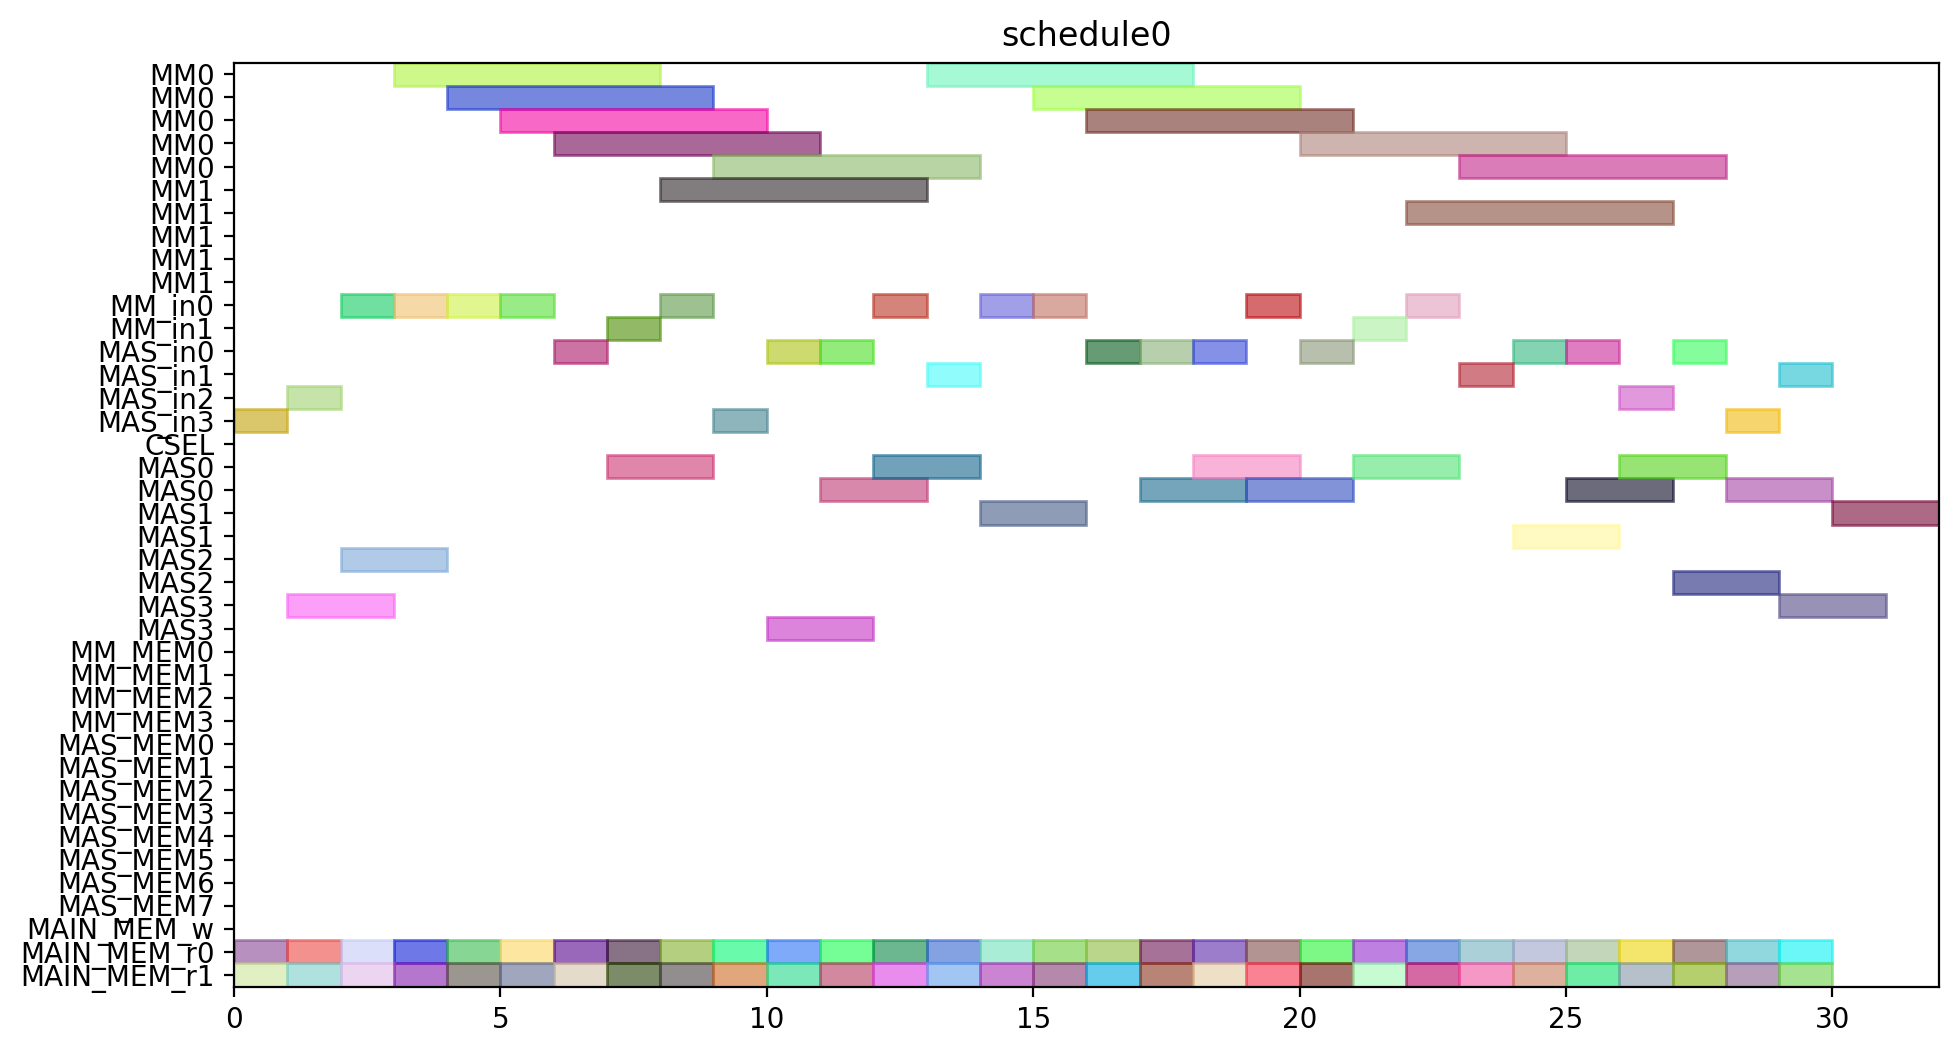

Here is the Python script that generated this plot:
from pyschedule import Scenario, solvers, plotters, alt


def solve():
	horizon = 120
	S = Scenario("schedule0", horizon=horizon)

	# resource
	MM = S.Resources('MM', num=2, size=5)
	MM_in = S.Resources('MM_in', num=2)
	MAS_in = S.Resources('MAS_in', num=4)
	CSEL = S.Resource('CSEL')
	MAS = S.Resources('MAS', num=4, size=2, periods=range(1, horizon))
	MM_MEM = S.Resources('MM_MEM', num=4)
	MAS_MEM = S.Resources('MAS_MEM', num=8)
	MAIN_MEM_w = S.Resource('MAIN_MEM_w', size=1)
	MAIN_MEM_r = S.Resources('MAIN_MEM_r', num=2)

	# result of previous scheduling

	# new tasks
	T1_t0 = S.Task('T1_t0', length=2, delay_cost=1)
	T1_t0 += alt(MAS)
	T1_t0_in = S.Task('T1_t0_in', length=1, delay_cost=1)
	T1_t0_in += alt(MAS_in)
	S += T1_t0_in*MAS_in[0]<=T1_t0*MAS[0]

	S += T1_t0_in*MAS_in[1]<=T1_t0*MAS[1]

	S += T1_t0_in*MAS_in[2]<=T1_t0*MAS[2]

	S += T1_t0_in*MAS_in[3]<=T1_t0*MAS[3]

	T1_t0_mem0 = S.Task('T1_t0_mem0', length=1, delay_cost=1)
	T1_t0_mem0 += MAIN_MEM_r[0]
	S += T1_t0_mem0 <= T1_t0

	T1_t0_mem1 = S.Task('T1_t0_mem1', length=1, delay_cost=1)
	T1_t0_mem1 += MAIN_MEM_r[1]
	S += T1_t0_mem1 <= T1_t0

	T1_t1 = S.Task('T1_t1', length=2, delay_cost=1)
	T1_t1 += alt(MAS)
	T1_t1_in = S.Task('T1_t1_in', length=1, delay_cost=1)
	T1_t1_in += alt(MAS_in)
	S += T1_t1_in*MAS_in[0]<=T1_t1*MAS[0]

	S += T1_t1_in*MAS_in[1]<=T1_t1*MAS[1]

	S += T1_t1_in*MAS_in[2]<=T1_t1*MAS[2]

	S += T1_t1_in*MAS_in[3]<=T1_t1*MAS[3]

	T1_t1_mem0 = S.Task('T1_t1_mem0', length=1, delay_cost=1)
	T1_t1_mem0 += MAIN_MEM_r[0]
	S += T1_t1_mem0 <= T1_t1

	T1_t1_mem1 = S.Task('T1_t1_mem1', length=1, delay_cost=1)
	T1_t1_mem1 += MAIN_MEM_r[1]
	S += T1_t1_mem1 <= T1_t1

	T1_t3 = S.Task('T1_t3', length=5, delay_cost=1)
	T1_t3 += alt(MM)
	T1_t3_in = S.Task('T1_t3_in', length=1, delay_cost=1)
	T1_t3_in += alt(MM_in)
	S += T1_t3_in*MM_in[0]<=T1_t3*MM[0]
	S += T1_t3_in*MM_in[1]<=T1_t3*MM[1]
	T1_t3_mem0 = S.Task('T1_t3_mem0', length=1, delay_cost=1)
	T1_t3_mem0 += MAIN_MEM_r[0]
	S += T1_t3_mem0 <= T1_t3

	T1_t3_mem1 = S.Task('T1_t3_mem1', length=1, delay_cost=1)
	T1_t3_mem1 += MAIN_MEM_r[1]
	S += T1_t3_mem1 <= T1_t3

	T2_t0 = S.Task('T2_t0', length=5, delay_cost=1)
	T2_t0 += alt(MM)
	T2_t0_in = S.Task('T2_t0_in', length=1, delay_cost=1)
	T2_t0_in += alt(MM_in)
	S += T2_t0_in*MM_in[0]<=T2_t0*MM[0]
	S += T2_t0_in*MM_in[1]<=T2_t0*MM[1]
	T2_t0_mem0 = S.Task('T2_t0_mem0', length=1, delay_cost=1)
	T2_t0_mem0 += MAIN_MEM_r[0]
	S += T2_t0_mem0 <= T2_t0

	T2_t0_mem1 = S.Task('T2_t0_mem1', length=1, delay_cost=1)
	T2_t0_mem1 += MAIN_MEM_r[1]
	S += T2_t0_mem1 <= T2_t0

	T2_t1 = S.Task('T2_t1', length=5, delay_cost=1)
	T2_t1 += alt(MM)
	T2_t1_in = S.Task('T2_t1_in', length=1, delay_cost=1)
	T2_t1_in += alt(MM_in)
	S += T2_t1_in*MM_in[0]<=T2_t1*MM[0]
	S += T2_t1_in*MM_in[1]<=T2_t1*MM[1]
	T2_t1_mem0 = S.Task('T2_t1_mem0', length=1, delay_cost=1)
	T2_t1_mem0 += MAIN_MEM_r[0]
	S += T2_t1_mem0 <= T2_t1

	T2_t1_mem1 = S.Task('T2_t1_mem1', length=1, delay_cost=1)
	T2_t1_mem1 += MAIN_MEM_r[1]
	S += T2_t1_mem1 <= T2_t1

	T2_t2 = S.Task('T2_t2', length=2, delay_cost=1)
	T2_t2 += alt(MAS)
	T2_t2_in = S.Task('T2_t2_in', length=1, delay_cost=1)
	T2_t2_in += alt(MAS_in)
	S += T2_t2_in*MAS_in[0]<=T2_t2*MAS[0]

	S += T2_t2_in*MAS_in[1]<=T2_t2*MAS[1]

	S += T2_t2_in*MAS_in[2]<=T2_t2*MAS[2]

	S += T2_t2_in*MAS_in[3]<=T2_t2*MAS[3]

	T2_t2_mem0 = S.Task('T2_t2_mem0', length=1, delay_cost=1)
	T2_t2_mem0 += MAIN_MEM_r[0]
	S += T2_t2_mem0 <= T2_t2

	T2_t2_mem1 = S.Task('T2_t2_mem1', length=1, delay_cost=1)
	T2_t2_mem1 += MAIN_MEM_r[1]
	S += T2_t2_mem1 <= T2_t2

	T2_t3 = S.Task('T2_t3', length=2, delay_cost=1)
	T2_t3 += alt(MAS)
	T2_t3_in = S.Task('T2_t3_in', length=1, delay_cost=1)
	T2_t3_in += alt(MAS_in)
	S += T2_t3_in*MAS_in[0]<=T2_t3*MAS[0]

	S += T2_t3_in*MAS_in[1]<=T2_t3*MAS[1]

	S += T2_t3_in*MAS_in[2]<=T2_t3*MAS[2]

	S += T2_t3_in*MAS_in[3]<=T2_t3*MAS[3]

	T2_t3_mem0 = S.Task('T2_t3_mem0', length=1, delay_cost=1)
	T2_t3_mem0 += MAIN_MEM_r[0]
	S += T2_t3_mem0 <= T2_t3

	T2_t3_mem1 = S.Task('T2_t3_mem1', length=1, delay_cost=1)
	T2_t3_mem1 += MAIN_MEM_r[1]
	S += T2_t3_mem1 <= T2_t3

	T3_t0 = S.Task('T3_t0', length=5, delay_cost=1)
	T3_t0 += alt(MM)
	T3_t0_in = S.Task('T3_t0_in', length=1, delay_cost=1)
	T3_t0_in += alt(MM_in)
	S += T3_t0_in*MM_in[0]<=T3_t0*MM[0]
	S += T3_t0_in*MM_in[1]<=T3_t0*MM[1]
	T3_t0_mem0 = S.Task('T3_t0_mem0', length=1, delay_cost=1)
	T3_t0_mem0 += MAIN_MEM_r[0]
	S += T3_t0_mem0 <= T3_t0

	T3_t0_mem1 = S.Task('T3_t0_mem1', length=1, delay_cost=1)
	T3_t0_mem1 += MAIN_MEM_r[1]
	S += T3_t0_mem1 <= T3_t0

	T3_t1 = S.Task('T3_t1', length=5, delay_cost=1)
	T3_t1 += alt(MM)
	T3_t1_in = S.Task('T3_t1_in', length=1, delay_cost=1)
	T3_t1_in += alt(MM_in)
	S += T3_t1_in*MM_in[0]<=T3_t1*MM[0]
	S += T3_t1_in*MM_in[1]<=T3_t1*MM[1]
	T3_t1_mem0 = S.Task('T3_t1_mem0', length=1, delay_cost=1)
	T3_t1_mem0 += MAIN_MEM_r[0]
	S += T3_t1_mem0 <= T3_t1

	T3_t1_mem1 = S.Task('T3_t1_mem1', length=1, delay_cost=1)
	T3_t1_mem1 += MAIN_MEM_r[1]
	S += T3_t1_mem1 <= T3_t1

	T3_t2 = S.Task('T3_t2', length=2, delay_cost=1)
	T3_t2 += alt(MAS)
	T3_t2_in = S.Task('T3_t2_in', length=1, delay_cost=1)
	T3_t2_in += alt(MAS_in)
	S += T3_t2_in*MAS_in[0]<=T3_t2*MAS[0]

	S += T3_t2_in*MAS_in[1]<=T3_t2*MAS[1]

	S += T3_t2_in*MAS_in[2]<=T3_t2*MAS[2]

	S += T3_t2_in*MAS_in[3]<=T3_t2*MAS[3]

	T3_t2_mem0 = S.Task('T3_t2_mem0', length=1, delay_cost=1)
	T3_t2_mem0 += MAIN_MEM_r[0]
	S += T3_t2_mem0 <= T3_t2

	T3_t2_mem1 = S.Task('T3_t2_mem1', length=1, delay_cost=1)
	T3_t2_mem1 += MAIN_MEM_r[1]
	S += T3_t2_mem1 <= T3_t2

	T3_t3 = S.Task('T3_t3', length=2, delay_cost=1)
	T3_t3 += alt(MAS)
	T3_t3_in = S.Task('T3_t3_in', length=1, delay_cost=1)
	T3_t3_in += alt(MAS_in)
	S += T3_t3_in*MAS_in[0]<=T3_t3*MAS[0]

	S += T3_t3_in*MAS_in[1]<=T3_t3*MAS[1]

	S += T3_t3_in*MAS_in[2]<=T3_t3*MAS[2]

	S += T3_t3_in*MAS_in[3]<=T3_t3*MAS[3]

	T3_t3_mem0 = S.Task('T3_t3_mem0', length=1, delay_cost=1)
	T3_t3_mem0 += MAIN_MEM_r[0]
	S += T3_t3_mem0 <= T3_t3

	T3_t3_mem1 = S.Task('T3_t3_mem1', length=1, delay_cost=1)
	T3_t3_mem1 += MAIN_MEM_r[1]
	S += T3_t3_mem1 <= T3_t3

	T4_t0 = S.Task('T4_t0', length=5, delay_cost=1)
	T4_t0 += alt(MM)
	T4_t0_in = S.Task('T4_t0_in', length=1, delay_cost=1)
	T4_t0_in += alt(MM_in)
	S += T4_t0_in*MM_in[0]<=T4_t0*MM[0]
	S += T4_t0_in*MM_in[1]<=T4_t0*MM[1]
	T4_t0_mem0 = S.Task('T4_t0_mem0', length=1, delay_cost=1)
	T4_t0_mem0 += MAIN_MEM_r[0]
	S += T4_t0_mem0 <= T4_t0

	T4_t0_mem1 = S.Task('T4_t0_mem1', length=1, delay_cost=1)
	T4_t0_mem1 += MAIN_MEM_r[1]
	S += T4_t0_mem1 <= T4_t0

	T4_t1 = S.Task('T4_t1', length=5, delay_cost=1)
	T4_t1 += alt(MM)
	T4_t1_in = S.Task('T4_t1_in', length=1, delay_cost=1)
	T4_t1_in += alt(MM_in)
	S += T4_t1_in*MM_in[0]<=T4_t1*MM[0]
	S += T4_t1_in*MM_in[1]<=T4_t1*MM[1]
	T4_t1_mem0 = S.Task('T4_t1_mem0', length=1, delay_cost=1)
	T4_t1_mem0 += MAIN_MEM_r[0]
	S += T4_t1_mem0 <= T4_t1

	T4_t1_mem1 = S.Task('T4_t1_mem1', length=1, delay_cost=1)
	T4_t1_mem1 += MAIN_MEM_r[1]
	S += T4_t1_mem1 <= T4_t1

	T4_t2 = S.Task('T4_t2', length=2, delay_cost=1)
	T4_t2 += alt(MAS)
	T4_t2_in = S.Task('T4_t2_in', length=1, delay_cost=1)
	T4_t2_in += alt(MAS_in)
	S += T4_t2_in*MAS_in[0]<=T4_t2*MAS[0]

	S += T4_t2_in*MAS_in[1]<=T4_t2*MAS[1]

	S += T4_t2_in*MAS_in[2]<=T4_t2*MAS[2]

	S += T4_t2_in*MAS_in[3]<=T4_t2*MAS[3]

	T4_t2_mem0 = S.Task('T4_t2_mem0', length=1, delay_cost=1)
	T4_t2_mem0 += MAIN_MEM_r[0]
	S += T4_t2_mem0 <= T4_t2

	T4_t2_mem1 = S.Task('T4_t2_mem1', length=1, delay_cost=1)
	T4_t2_mem1 += MAIN_MEM_r[1]
	S += T4_t2_mem1 <= T4_t2

	T4_t3 = S.Task('T4_t3', length=2, delay_cost=1)
	T4_t3 += alt(MAS)
	T4_t3_in = S.Task('T4_t3_in', length=1, delay_cost=1)
	T4_t3_in += alt(MAS_in)
	S += T4_t3_in*MAS_in[0]<=T4_t3*MAS[0]

	S += T4_t3_in*MAS_in[1]<=T4_t3*MAS[1]

	S += T4_t3_in*MAS_in[2]<=T4_t3*MAS[2]

	S += T4_t3_in*MAS_in[3]<=T4_t3*MAS[3]

	T4_t3_mem0 = S.Task('T4_t3_mem0', length=1, delay_cost=1)
	T4_t3_mem0 += MAIN_MEM_r[0]
	S += T4_t3_mem0 <= T4_t3

	T4_t3_mem1 = S.Task('T4_t3_mem1', length=1, delay_cost=1)
	T4_t3_mem1 += MAIN_MEM_r[1]
	S += T4_t3_mem1 <= T4_t3

	T5_t0 = S.Task('T5_t0', length=2, delay_cost=1)
	T5_t0 += alt(MAS)
	T5_t0_in = S.Task('T5_t0_in', length=1, delay_cost=1)
	T5_t0_in += alt(MAS_in)
	S += T5_t0_in*MAS_in[0]<=T5_t0*MAS[0]

	S += T5_t0_in*MAS_in[1]<=T5_t0*MAS[1]

	S += T5_t0_in*MAS_in[2]<=T5_t0*MAS[2]

	S += T5_t0_in*MAS_in[3]<=T5_t0*MAS[3]

	T5_t0_mem0 = S.Task('T5_t0_mem0', length=1, delay_cost=1)
	T5_t0_mem0 += MAIN_MEM_r[0]
	S += T5_t0_mem0 <= T5_t0

	T5_t0_mem1 = S.Task('T5_t0_mem1', length=1, delay_cost=1)
	T5_t0_mem1 += MAIN_MEM_r[1]
	S += T5_t0_mem1 <= T5_t0

	T5_t1 = S.Task('T5_t1', length=2, delay_cost=1)
	T5_t1 += alt(MAS)
	T5_t1_in = S.Task('T5_t1_in', length=1, delay_cost=1)
	T5_t1_in += alt(MAS_in)
	S += T5_t1_in*MAS_in[0]<=T5_t1*MAS[0]

	S += T5_t1_in*MAS_in[1]<=T5_t1*MAS[1]

	S += T5_t1_in*MAS_in[2]<=T5_t1*MAS[2]

	S += T5_t1_in*MAS_in[3]<=T5_t1*MAS[3]

	T5_t1_mem0 = S.Task('T5_t1_mem0', length=1, delay_cost=1)
	T5_t1_mem0 += MAIN_MEM_r[0]
	S += T5_t1_mem0 <= T5_t1

	T5_t1_mem1 = S.Task('T5_t1_mem1', length=1, delay_cost=1)
	T5_t1_mem1 += MAIN_MEM_r[1]
	S += T5_t1_mem1 <= T5_t1

	T5_t3 = S.Task('T5_t3', length=5, delay_cost=1)
	T5_t3 += alt(MM)
	T5_t3_in = S.Task('T5_t3_in', length=1, delay_cost=1)
	T5_t3_in += alt(MM_in)
	S += T5_t3_in*MM_in[0]<=T5_t3*MM[0]
	S += T5_t3_in*MM_in[1]<=T5_t3*MM[1]
	T5_t3_mem0 = S.Task('T5_t3_mem0', length=1, delay_cost=1)
	T5_t3_mem0 += MAIN_MEM_r[0]
	S += T5_t3_mem0 <= T5_t3

	T5_t3_mem1 = S.Task('T5_t3_mem1', length=1, delay_cost=1)
	T5_t3_mem1 += MAIN_MEM_r[1]
	S += T5_t3_mem1 <= T5_t3

	T6_t0 = S.Task('T6_t0', length=5, delay_cost=1)
	T6_t0 += alt(MM)
	T6_t0_in = S.Task('T6_t0_in', length=1, delay_cost=1)
	T6_t0_in += alt(MM_in)
	S += T6_t0_in*MM_in[0]<=T6_t0*MM[0]
	S += T6_t0_in*MM_in[1]<=T6_t0*MM[1]
	T6_t0_mem0 = S.Task('T6_t0_mem0', length=1, delay_cost=1)
	T6_t0_mem0 += MAIN_MEM_r[0]
	S += T6_t0_mem0 <= T6_t0

	T6_t0_mem1 = S.Task('T6_t0_mem1', length=1, delay_cost=1)
	T6_t0_mem1 += MAIN_MEM_r[1]
	S += T6_t0_mem1 <= T6_t0

	T6_t1 = S.Task('T6_t1', length=5, delay_cost=1)
	T6_t1 += alt(MM)
	T6_t1_in = S.Task('T6_t1_in', length=1, delay_cost=1)
	T6_t1_in += alt(MM_in)
	S += T6_t1_in*MM_in[0]<=T6_t1*MM[0]
	S += T6_t1_in*MM_in[1]<=T6_t1*MM[1]
	T6_t1_mem0 = S.Task('T6_t1_mem0', length=1, delay_cost=1)
	T6_t1_mem0 += MAIN_MEM_r[0]
	S += T6_t1_mem0 <= T6_t1

	T6_t1_mem1 = S.Task('T6_t1_mem1', length=1, delay_cost=1)
	T6_t1_mem1 += MAIN_MEM_r[1]
	S += T6_t1_mem1 <= T6_t1

	T6_t2 = S.Task('T6_t2', length=2, delay_cost=1)
	T6_t2 += alt(MAS)
	T6_t2_in = S.Task('T6_t2_in', length=1, delay_cost=1)
	T6_t2_in += alt(MAS_in)
	S += T6_t2_in*MAS_in[0]<=T6_t2*MAS[0]

	S += T6_t2_in*MAS_in[1]<=T6_t2*MAS[1]

	S += T6_t2_in*MAS_in[2]<=T6_t2*MAS[2]

	S += T6_t2_in*MAS_in[3]<=T6_t2*MAS[3]

	T6_t2_mem0 = S.Task('T6_t2_mem0', length=1, delay_cost=1)
	T6_t2_mem0 += MAIN_MEM_r[0]
	S += T6_t2_mem0 <= T6_t2

	T6_t2_mem1 = S.Task('T6_t2_mem1', length=1, delay_cost=1)
	T6_t2_mem1 += MAIN_MEM_r[1]
	S += T6_t2_mem1 <= T6_t2

	T6_t3 = S.Task('T6_t3', length=2, delay_cost=1)
	T6_t3 += alt(MAS)
	T6_t3_in = S.Task('T6_t3_in', length=1, delay_cost=1)
	T6_t3_in += alt(MAS_in)
	S += T6_t3_in*MAS_in[0]<=T6_t3*MAS[0]

	S += T6_t3_in*MAS_in[1]<=T6_t3*MAS[1]

	S += T6_t3_in*MAS_in[2]<=T6_t3*MAS[2]

	S += T6_t3_in*MAS_in[3]<=T6_t3*MAS[3]

	T6_t3_mem0 = S.Task('T6_t3_mem0', length=1, delay_cost=1)
	T6_t3_mem0 += MAIN_MEM_r[0]
	S += T6_t3_mem0 <= T6_t3

	T6_t3_mem1 = S.Task('T6_t3_mem1', length=1, delay_cost=1)
	T6_t3_mem1 += MAIN_MEM_r[1]
	S += T6_t3_mem1 <= T6_t3

	T7_t0 = S.Task('T7_t0', length=5, delay_cost=1)
	T7_t0 += alt(MM)
	T7_t0_in = S.Task('T7_t0_in', length=1, delay_cost=1)
	T7_t0_in += alt(MM_in)
	S += T7_t0_in*MM_in[0]<=T7_t0*MM[0]
	S += T7_t0_in*MM_in[1]<=T7_t0*MM[1]
	T7_t0_mem0 = S.Task('T7_t0_mem0', length=1, delay_cost=1)
	T7_t0_mem0 += MAIN_MEM_r[0]
	S += T7_t0_mem0 <= T7_t0

	T7_t0_mem1 = S.Task('T7_t0_mem1', length=1, delay_cost=1)
	T7_t0_mem1 += MAIN_MEM_r[1]
	S += T7_t0_mem1 <= T7_t0

	T7_t1 = S.Task('T7_t1', length=5, delay_cost=1)
	T7_t1 += alt(MM)
	T7_t1_in = S.Task('T7_t1_in', length=1, delay_cost=1)
	T7_t1_in += alt(MM_in)
	S += T7_t1_in*MM_in[0]<=T7_t1*MM[0]
	S += T7_t1_in*MM_in[1]<=T7_t1*MM[1]
	T7_t1_mem0 = S.Task('T7_t1_mem0', length=1, delay_cost=1)
	T7_t1_mem0 += MAIN_MEM_r[0]
	S += T7_t1_mem0 <= T7_t1

	T7_t1_mem1 = S.Task('T7_t1_mem1', length=1, delay_cost=1)
	T7_t1_mem1 += MAIN_MEM_r[1]
	S += T7_t1_mem1 <= T7_t1

	T7_t2 = S.Task('T7_t2', length=2, delay_cost=1)
	T7_t2 += alt(MAS)
	T7_t2_in = S.Task('T7_t2_in', length=1, delay_cost=1)
	T7_t2_in += alt(MAS_in)
	S += T7_t2_in*MAS_in[0]<=T7_t2*MAS[0]

	S += T7_t2_in*MAS_in[1]<=T7_t2*MAS[1]

	S += T7_t2_in*MAS_in[2]<=T7_t2*MAS[2]

	S += T7_t2_in*MAS_in[3]<=T7_t2*MAS[3]

	T7_t2_mem0 = S.Task('T7_t2_mem0', length=1, delay_cost=1)
	T7_t2_mem0 += MAIN_MEM_r[0]
	S += T7_t2_mem0 <= T7_t2

	T7_t2_mem1 = S.Task('T7_t2_mem1', length=1, delay_cost=1)
	T7_t2_mem1 += MAIN_MEM_r[1]
	S += T7_t2_mem1 <= T7_t2

	T7_t3 = S.Task('T7_t3', length=2, delay_cost=1)
	T7_t3 += alt(MAS)
	T7_t3_in = S.Task('T7_t3_in', length=1, delay_cost=1)
	T7_t3_in += alt(MAS_in)
	S += T7_t3_in*MAS_in[0]<=T7_t3*MAS[0]

	S += T7_t3_in*MAS_in[1]<=T7_t3*MAS[1]

	S += T7_t3_in*MAS_in[2]<=T7_t3*MAS[2]

	S += T7_t3_in*MAS_in[3]<=T7_t3*MAS[3]

	T7_t3_mem0 = S.Task('T7_t3_mem0', length=1, delay_cost=1)
	T7_t3_mem0 += MAIN_MEM_r[0]
	S += T7_t3_mem0 <= T7_t3

	T7_t3_mem1 = S.Task('T7_t3_mem1', length=1, delay_cost=1)
	T7_t3_mem1 += MAIN_MEM_r[1]
	S += T7_t3_mem1 <= T7_t3

	T8_t2 = S.Task('T8_t2', length=2, delay_cost=1)
	T8_t2 += alt(MAS)
	T8_t2_in = S.Task('T8_t2_in', length=1, delay_cost=1)
	T8_t2_in += alt(MAS_in)
	S += T8_t2_in*MAS_in[0]<=T8_t2*MAS[0]

	S += T8_t2_in*MAS_in[1]<=T8_t2*MAS[1]

	S += T8_t2_in*MAS_in[2]<=T8_t2*MAS[2]

	S += T8_t2_in*MAS_in[3]<=T8_t2*MAS[3]

	T8_t2_mem0 = S.Task('T8_t2_mem0', length=1, delay_cost=1)
	T8_t2_mem0 += MAIN_MEM_r[0]
	S += T8_t2_mem0 <= T8_t2

	T8_t2_mem1 = S.Task('T8_t2_mem1', length=1, delay_cost=1)
	T8_t2_mem1 += MAIN_MEM_r[1]
	S += T8_t2_mem1 <= T8_t2

	T9_t2 = S.Task('T9_t2', length=2, delay_cost=1)
	T9_t2 += alt(MAS)
	T9_t2_in = S.Task('T9_t2_in', length=1, delay_cost=1)
	T9_t2_in += alt(MAS_in)
	S += T9_t2_in*MAS_in[0]<=T9_t2*MAS[0]

	S += T9_t2_in*MAS_in[1]<=T9_t2*MAS[1]

	S += T9_t2_in*MAS_in[2]<=T9_t2*MAS[2]

	S += T9_t2_in*MAS_in[3]<=T9_t2*MAS[3]

	T9_t2_mem0 = S.Task('T9_t2_mem0', length=1, delay_cost=1)
	T9_t2_mem0 += MAIN_MEM_r[0]
	S += T9_t2_mem0 <= T9_t2

	T9_t2_mem1 = S.Task('T9_t2_mem1', length=1, delay_cost=1)
	T9_t2_mem1 += MAIN_MEM_r[1]
	S += T9_t2_mem1 <= T9_t2

	T10_t2 = S.Task('T10_t2', length=2, delay_cost=1)
	T10_t2 += alt(MAS)
	T10_t2_in = S.Task('T10_t2_in', length=1, delay_cost=1)
	T10_t2_in += alt(MAS_in)
	S += T10_t2_in*MAS_in[0]<=T10_t2*MAS[0]

	S += T10_t2_in*MAS_in[1]<=T10_t2*MAS[1]

	S += T10_t2_in*MAS_in[2]<=T10_t2*MAS[2]

	S += T10_t2_in*MAS_in[3]<=T10_t2*MAS[3]

	T10_t2_mem0 = S.Task('T10_t2_mem0', length=1, delay_cost=1)
	T10_t2_mem0 += MAIN_MEM_r[0]
	S += T10_t2_mem0 <= T10_t2

	T10_t2_mem1 = S.Task('T10_t2_mem1', length=1, delay_cost=1)
	T10_t2_mem1 += MAIN_MEM_r[1]
	S += T10_t2_mem1 <= T10_t2

	T11_t2 = S.Task('T11_t2', length=2, delay_cost=1)
	T11_t2 += alt(MAS)
	T11_t2_in = S.Task('T11_t2_in', length=1, delay_cost=1)
	T11_t2_in += alt(MAS_in)
	S += T11_t2_in*MAS_in[0]<=T11_t2*MAS[0]

	S += T11_t2_in*MAS_in[1]<=T11_t2*MAS[1]

	S += T11_t2_in*MAS_in[2]<=T11_t2*MAS[2]

	S += T11_t2_in*MAS_in[3]<=T11_t2*MAS[3]

	T11_t2_mem0 = S.Task('T11_t2_mem0', length=1, delay_cost=1)
	T11_t2_mem0 += MAIN_MEM_r[0]
	S += T11_t2_mem0 <= T11_t2

	T11_t2_mem1 = S.Task('T11_t2_mem1', length=1, delay_cost=1)
	T11_t2_mem1 += MAIN_MEM_r[1]
	S += T11_t2_mem1 <= T11_t2

	solvers.mip.solve(S,msg=1,kind='CPLEX',ratio_gap=1.01)

	solution = [['hoge']*len(S.solution()[1]) for i in range(len(S.solution()))]
	for i in range(len(S.solution())):
		for j in range(len(S.solution()[i])):
			solution[i][j]=str(S.solution()[i][j])
	print(solution)

	cycles = int(solution[-1][3])

	pic_file_name = "/mnt/rose/usr1/fukuda/ABE/multiRAM_multiMAS_16mux/scheduling_result/stage5MM2_stage2MAS4/EP2_LADDERMUL/schedule0.png"
	if(S.solution() != []):
		plotters.matplotlib.plot(S,img_filename=pic_file_name, show_task_labels=False, fig_size=(cycles*0.25+3, 6))

	return solution
